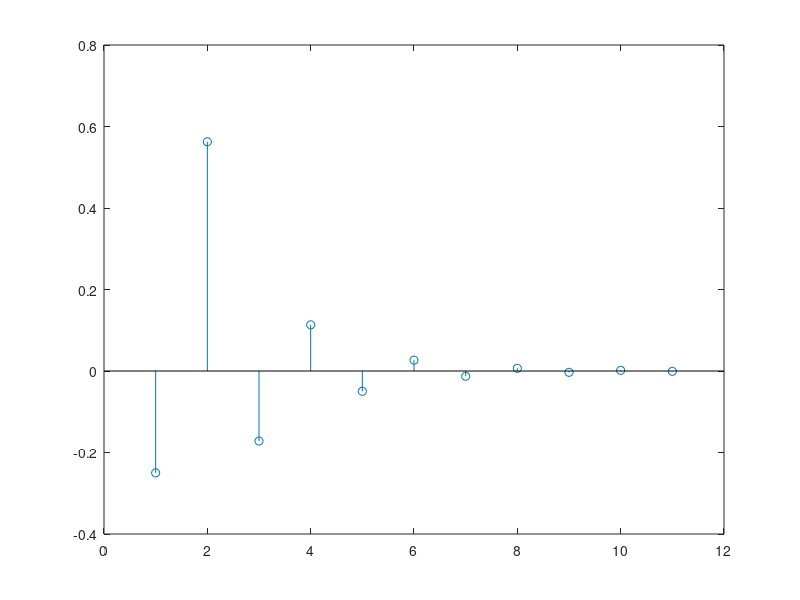

Write MATLAB code to recreate this figure.
clc
clear all
close all


a = [1, .25, -.125];
b = [1, 1];

zi = filtic(b,a,[4, -2]);
x = (-1).^[0:10];
y = filter(b,a,x,zi);

stem(y)